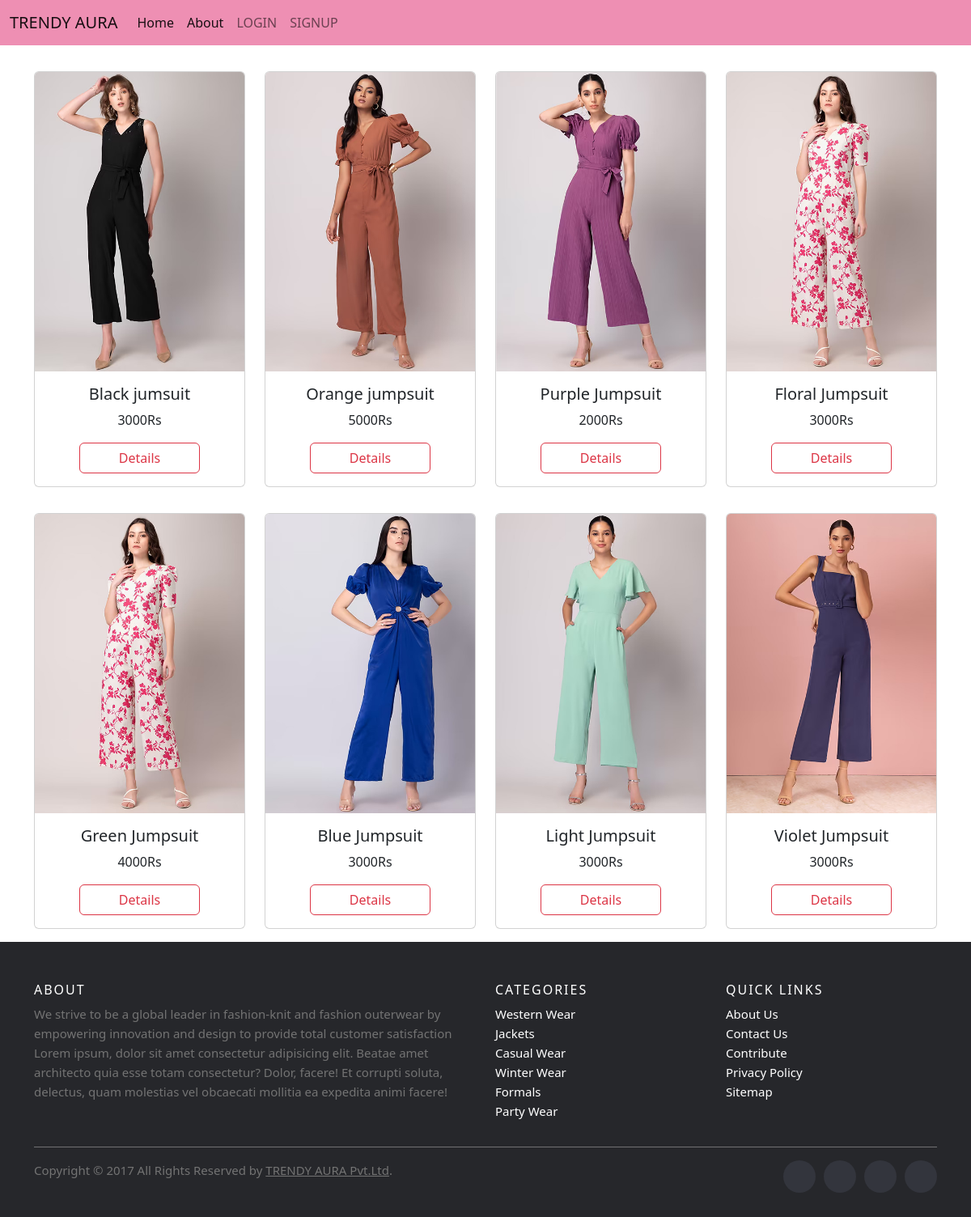
Page /chick/ on the committed database.
### app1/models.py (models this page shows, shortened)
class Dress(models.Model):
    name=models.CharField(max_length=250)
    price=models.IntegerField()
    brand=models.CharField(max_length=250)
    img=models.ImageField(upload_to='gallery')
    material=models.CharField(max_length=250)
    type=models.CharField(max_length=250)
    colour=models.CharField(max_length=250)

### app1/views.py (the view)
# urls.py: path('chick/',views.chick,name='chick'),
def chick(request):
    content=Dress.objects.all()
    data={
        'result':content
    }
    return render(request,'chick.html',data)

### templates/chick.html (shortened to what this page needs)
<!doctype html>
<html lang="en">
  <head>
    <link href="https://cdn.jsdelivr.net/npm/bootstrap@5.2.3/dist/css/bootstrap.min.css" rel="stylesheet">
    <link rel="stylesheet" href="../static/css/external.css">
</head>
  <body>
    <nav class="navbar navbar-expand-lg" style="background-color: rgba(236, 128, 169, 0.884);">
      <div class="container-fluid">
        <a class="navbar-brand" href="#">TRENDY AURA</a>
        <div class="collapse navbar-collapse" id="navbarTogglerDemo03">
          <ul class="navbar-nav me-auto mb-2 mb-lg-0">
            <li class="nav-item">
              <a class="nav-link active" aria-current="page" href="#">Home</a>
            </li>
            <li class="nav-item">
              <a class="nav-link active" aria-current="page" href="{% url 'about' %}">About</a>
            </li>
            <li class="nav-item">
              <a class="nav-link" href="{% url 'login' %}">LOGIN</a>
            </li>
            <li class="nav-item">
              <a class="nav-link " href="{% url 'signup' %}">SIGNUP</a>
            </li>
          </ul>
        </div>
      </div>
    </nav>
      <div class="container mt-3">
        <div class="row">
          {% for i in result %}
            {% if i.brand == "fabe" %}
            <div class="col-lg-3 col-md-3 col-sm-6 my-3">
              <div class="card " style="width: 100%;">
                <div class="cd1 w-100 text-center">
                  <img src="{{i.img.url}}" class="card-img-top w-100  text-center " alt="...">
                </div>
                  <div class="card-body text-center">
                    <h5 class="card-title" id="name" name="name">{{i.name}}</h5>
                    <p class="card-text" name="price">{{i.price}}Rs</p>
                    <div class=" text-center">
                    <a href="{% url 'details' i.pk %}" class="btn btn-outline-danger px-5">Details</a>
                    </div>
                  </div>
                </div>
          </div>
            {% endif %}
          {% endfor %}
        </div>
      </div>
      <footer class="site-footer">
        <div class="container">
          <div class="row">
            <div class="col-sm-12 col-md-6">
              <h6>About</h6>
              <p class="text-justify">We strive to be a global leader in fashion-knit and fashion outerwear by empowering innovation and design to provide total customer satisfaction Lorem ipsum, dolor sit amet consectetur adipisicing elit. Beatae amet architecto quia esse totam consectetur? Dolor, facere! Et corrupti soluta, delectus, quam molestias vel obcaecati mollitia ea expedita animi facere!</p>
            </div>
            <div class="col-xs-6 col-md-3">
              <h6>CATEGORIES</h6>
              <ul class="footer-links">
                <li><a href="">Western Wear</a></li>
                <li><a href="">Jackets</a></li>
                <li><a href="">Casual Wear</a></li>
                <li><a href="">Winter Wear</a></li>
                <li><a href="">Formals</a></li>
                <li><a href="">Party Wear</a></li>
              </ul>
            </div>
            <div class="col-xs-6 col-md-3">
              <h6>Quick Links</h6>
              <ul class="footer-links">
                <li><a href="{% url 'about' %}">About Us</a></li>
                <li><a href="">Contact Us</a></li>
                <li><a href="">Contribute</a></li>
                <li><a href="">Privacy Policy</a></li>
                <li><a href="">Sitemap</a></li>
              </ul>
            </div>
          </div>
          <hr>
        </div>
        <div class="container">
          <div class="row">
            <div class="col-md-8 col-sm-6 col-xs-12">
              <p class="copyright-text">Copyright &copy; 2017 All Rights Reserved by
           <a href="#">TRENDY AURA Pvt.Ltd</a>.
              </p>
            </div>
            <div class="col-md-4 col-sm-6 col-xs-12">
              <ul class="social-icons">
                <li><a class="facebook" href="#"></a></li>
                <li><a class="twitter" href="#"></a></li>
                <li><a class="dribbble" href="#"></a></li>
                <li><a class="linkedin" href="#"></a></li>
              </ul>
            </div>
          </div>
        </div>
  </footer>

### static/css/external.css (style rules this page uses)
.site-footer { background-color:#26272b; padding:45px 0 20px; font-size:15px; line-height:24px; color:#737373; }
.site-footer hr { border-top-color:#bbb; opacity:0.5 }
.site-footer h6 { color:#fff; font-size:16px; text-transform:uppercase; margin-top:5px; letter-spacing:2px }
.site-footer a { color:#737373; }
.footer-links { padding-left:0; list-style:none }
.footer-links li { display:block }
.footer-links a { color:#737373 }
.footer-links a { color: white; text-decoration:none; }
.site-footer .social-icons { text-align:right }
.site-footer .social-icons a { width:40px; height:40px; line-height:40px; margin-left:6px; margin-right:0; border-radius:100%; background-color:#33353d }
.copyright-text { margin:0 }
.social-icons { padding-left:0; margin-bottom:0; list-style:none }
.social-icons li { display:inline-block; margin-bottom:4px }
.social-icons a { background-color:#eceeef; color:#818a91; font-size:16px; display:inline-block; line-height:44px; width:44px; height:44px; text-align:center; margin-right:8px; border-radius:100%; -webkit-transition:all .2s linear; -o-transition:all .2s linear; transition:all .2s linear }

### rows in the picture
Dress: img (picture), name "Black jumsuit", price "3000"
Dress: img (picture), name "Orange jumpsuit", price "5000"
Dress: img (picture), name "Purple Jumpsuit", price "2000"
Dress: img (picture), name "Floral Jumpsuit", price "3000"
Dress: img (picture), name "Green Jumpsuit", price "4000"
Dress: img (picture), name "Blue Jumpsuit", price "3000"
Dress: img (picture), name "Light Jumpsuit", price "3000"
Dress: img (picture), name "Violet Jumpsuit", price "3000"
